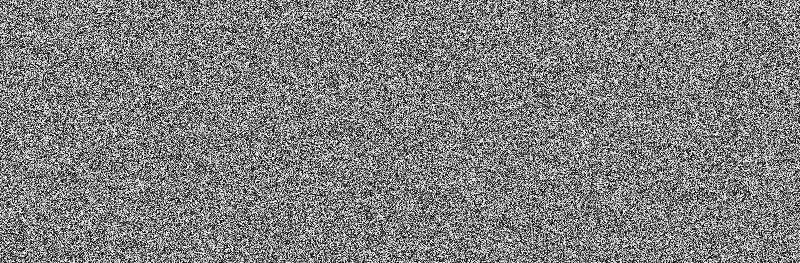
#> input picture data/uniform_noise.tif, 800 x 263 px
$ jupyter execute construct_glcm.ipynb
#> lines starting #> are read from the running program, lines starting #| are printed output that depends on the picture
[cell 1]
import cv2
import numpy as np
from matplotlib import pyplot as plt

[cell 2]
def compute_correlation(glcm_normalized):
    levels = glcm_normalized.shape[0]

    # Marginal probabilities
    p_x = np.sum(glcm_normalized, axis=1)  # row sums
    p_y = np.sum(glcm_normalized, axis=0)  # col sums

    # Means
    m_r = np.sum([i * p_x[i] for i in range(levels)])
    m_c = np.sum([j * p_y[j] for j in range(levels)])

    # Standard deviations
    std_r = np.sqrt(np.sum([(i - m_r)**2 * p_x[i] for i in range(levels)]))
    std_c = np.sqrt(np.sum([(j - m_c)**2 * p_y[j] for j in range(levels)]))

    # Handle divide by zero case
    if std_r == 0 or std_c == 0:
        return 1.0

    # Correlation
    correlation = 0
    for i in range(levels):
        for j in range(levels):
            correlation += ((i - m_r) * (j - m_c) * glcm_normalized[i, j]) / (std_r * std_c)

    return correlation

[cell 3]
# A function to compute homogeneity from the normailzed glcm
def compute_homogeneity(glcm_normalized):
  levels = glcm_normalized.shape[0]
  homogeneity = 0
  for i in range(levels):
    for j in range(levels):
      homogeneity = homogeneity + glcm_normalized[i,j] / (1 + abs(i - j))
  return homogeneity

[cell 4]
# A function to compute entropy from the normailzed glcm
def compute_entropy(glcm_normalized):
  levels = glcm_normalized.shape[0]
  entropy = 0
  for i in range(levels):
    for j in range(levels):
      if(glcm_normalized[i,j] > 0):
        entropy = entropy - glcm_normalized[i,j] * np.log2(glcm_normalized[i,j])
  return entropy

[cell 5]
# A function to find the contrast of the normalized glcm matrix
def compute_contrast(glcm_normalized):
    levels = glcm_normalized.shape[0]
    contrast = 0
    for i in range(levels):
        for j in range(levels):
            contrast += (i - j) ** 2 * glcm_normalized[i, j]
    return contrast

[cell 6]
# A function to normalize the glcm matrix
def normalize_glcm(glcm):
    glcm_sum = np.sum(glcm)
    if glcm_sum == 0:
        return glcm
    return glcm / glcm_sum

[cell 7]
# A function to compute the energy of the normalized glcm matrix
def compute_energy(glcm_normalized):
    return np.sum(glcm_normalized**2)

[cell 8]
# A function to compute the maximum among the normalized_glcm matrix
def compute_max(glcm_normalized):
    return np.max(glcm_normalized)

[cell 9]
# A function to compute GLCM from the input image
def compute_GLCM(input_image,number_of_levels):

  # First we need to initialize the GLCM matrix
  glcm = np.zeros((number_of_levels,number_of_levels),dtype=np.uint32)

  # Here the predicate is that
  # we are considering the pixel to the right of the current pixel

  h,w = input_image.shape
  # Iterate over the image and compute the GLCM
  for i in range(h):
    for j in range(w-1):
      row = input_image[i][j]
      col = input_image[i][j+1]
      glcm[row][col] += 1
      # glcm[col][row] += 1

  # Normalize the GLCM matrix
  glcm_normalized = normalize_glcm(glcm)

  # glcm_clipped = np.clip(glcm,0,255).astype(np.uint8)
  return (glcm,glcm_normalized)

[cell 10]
# First read the image as a grayscale image
input_image_1 = cv2.imread('../../../data/uniform_noise.tif', cv2.IMREAD_GRAYSCALE)
#> input_image_1 is the input picture: shape (263, 800); min 0, max 255, mean 127.5
# Call the function to compute GLCM
glcm_1_show,glcm_1_normalized = compute_GLCM(input_image = input_image_1,number_of_levels=256)
#> after the loop in compute_GLCM, `for i in range(h):`:
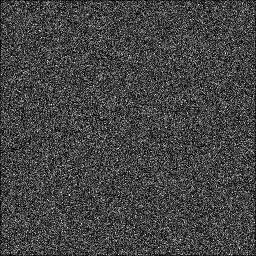
#> glcm: shape (256, 256) uint32; min 0, max 12, mean 3.21; drawn with min black and max white
#> in normalize_glcm, `glcm_sum = np.sum(glcm)`: glcm_sum = 210137
# Find the maximum value in the normalized GLCM
max_value_1 = compute_max(glcm_1_normalized)
#> max_value_1 = 5.71e-05
# Find the energy of the normalized GLCM
energy_1 = compute_energy(glcm_1_normalized)
#> energy_1 = 2.01e-05
# Find the contrast of the normalized GLCM
contrast_1 = compute_contrast(glcm_1_normalized)
#> after the loop in compute_contrast, `for i in range(levels):`: contrast = 10838.3
#> contrast_1 = 10838.3
entropy_1 = compute_entropy(glcm_1_normalized)
#> after the loop in compute_entropy, `for i in range(levels):`: entropy = 15.75
#> entropy_1 = 15.75
homo_1 = compute_homogeneity(glcm_1_normalized)
#> after the loop in compute_homogeneity, `for i in range(levels):`: homogeneity = 0.0366
#> homo_1 = 0.0366
corr_1 = compute_correlation(glcm_1_normalized)
#> in compute_correlation, `p_x = np.sum(glcm_normalized, axis=1)`: p_x = 256 values, max 0.00425 at index 26, min 0.00199 at index 255, mean 0.00391
#> in compute_correlation, `p_y = np.sum(glcm_normalized, axis=0)`: p_y = 256 values, max 0.00424 at index 26, min 0.00198 at index 255, mean 0.00391
#> in compute_correlation, `m_r = np.sum([i * p_x[i] for i in range(levels)])`: m_r = 127.5
#> in compute_correlation, `std_r = np.sqrt(np.sum([(i - m_r)**2 * p_x[i] for i in range(levels)]))`: std_r = 73.6
#> in compute_correlation, `std_c = np.sqrt(np.sum([(j - m_c)**2 * p_y[j] for j in range(levels)]))`: std_c = 73.59
#> after the loop in compute_correlation, `for i in range(levels):`: correlation = -0.000473
#> corr_1 = -0.000473
glcm_1 = np.clip(glcm_1_show,0,255).astype(np.uint8)


input_image_2 = cv2.imread('../../../data/sinusoidal_noise.tif', cv2.IMREAD_GRAYSCALE)
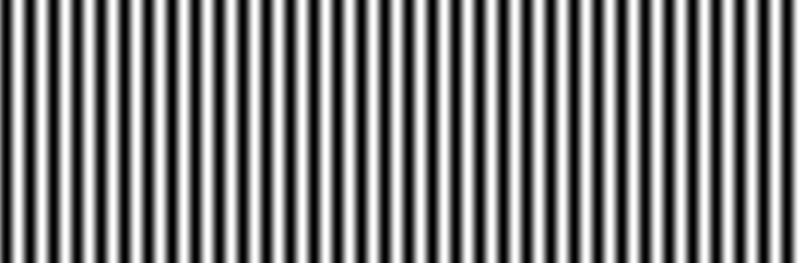
#> input picture data/sinusoidal_noise.tif, 800 x 263 px
#> input_image_2 is the input picture: shape (263, 800); min 0, max 255, mean 127
 # Call the function to compute GLCM
glcm_2_show,glcm_2_normalized = compute_GLCM(input_image = input_image_2,number_of_levels=256)
#> call 2 of compute_GLCM, with number_of_levels = 256
#> after the loop in compute_GLCM (call 2), `for i in range(h):`:
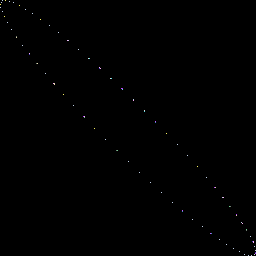
#> glcm: shape (256, 256) uint32; 13 distinct labels, from 0 to 3156; one colour per label, 0 black
# Find the maximum value in the normalized GLCM
max_value_2 = compute_max(glcm_2_normalized)
#> max_value_2 = 0.015
energy_2 = compute_energy(glcm_2_normalized)
#> energy_2 = 0.0123
# Find the contrast of the normalized GLCM
contrast_2 = compute_contrast(glcm_2_normalized)
#> contrast_2 = 569.9
entropy_2 = compute_entropy(glcm_2_normalized)
#> entropy_2 = 6.43
homo_2 = compute_homogeneity(glcm_2_normalized)
#> homo_2 = 0.0824
corr_2 = compute_correlation(glcm_2_normalized)
#> corr_2 = 0.965
glcm_2 = np.clip(glcm_2_show,0,255).astype(np.uint8)
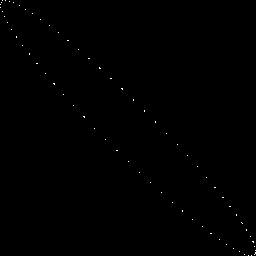
#> glcm_2: shape (256, 256); 0.15% white in thin lines or dots


input_image_3 = cv2.imread('../../../data/ckt_board.tif', cv2.IMREAD_GRAYSCALE)
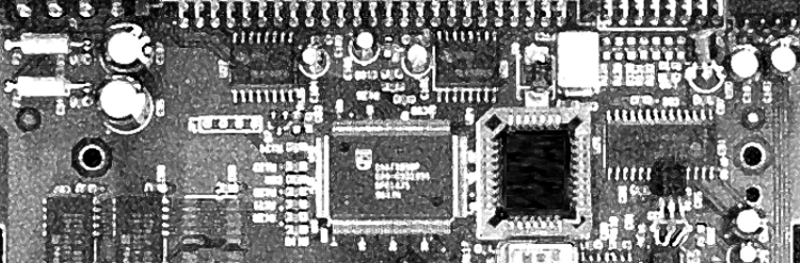
#> input picture data/ckt_board.tif, 800 x 263 px
#> input_image_3 is the input picture: shape (263, 800); min 0, max 255, mean 123.7
# Call the function to compute GLCM
glcm_3_show, glcm_3_normalized = compute_GLCM(input_image = input_image_3,number_of_levels=256)
# Find the maximum value in the normalized GLCM
max_value_3 = compute_max(glcm_3_normalized)
#> max_value_3 = 0.0589
energy_3 = compute_energy(glcm_3_normalized)
#> energy_3 = 0.0036
# Find the contrast of the normalized GLCM
contrast_3 = compute_contrast(glcm_3_normalized)
#> contrast_3 = 1044.1
entropy_3 = compute_entropy(glcm_3_normalized)
#> entropy_3 = 13.63
home_3 = compute_homogeneity(glcm_3_normalized)
#> home_3 = 0.2
corr_3 = compute_correlation(glcm_3_normalized)
#> corr_3 = 0.904
glcm_3 = np.clip(glcm_3_show,0,255).astype(np.uint8)
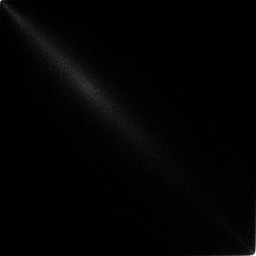
#> glcm_3: shape (256, 256); min 0, max 255, mean 3

[cell 11]
# Now display the GLCM
plt.figure(figsize=(20,15))

plt.subplot(3,2,1)
plt.title("Input Image 1")
plt.imshow(input_image_1,cmap='gray')

plt.subplot(3,2,2)
plt.title("GLCM 1")
plt.imshow(glcm_1_show,cmap='gray')

plt.subplot(3,2,3)
plt.title("Input Image 2")
plt.imshow(input_image_2,cmap='gray')

plt.subplot(3,2,4)
plt.title("GLCM 2")
plt.imshow(glcm_2,cmap='gray')

plt.subplot(3,2,5)
plt.title("Input Image 3")
plt.imshow(input_image_3,cmap='gray')

plt.subplot(3,2,6)
plt.title("GLCM 3")
plt.imshow(glcm_3,cmap='gray')


plt.show()

[cell 12]
# Data with 5-decimal rounding
data = [
    ["Uniform Noise", round(max_value_1, 5), round(energy_1, 5), round(contrast_1, 5), round(entropy_1, 5),round(homo_1,5),round(corr_1,5)],
    ["Sinusoidal Noise", round(max_value_2, 5), round(energy_2, 5), round(contrast_2, 5), round(entropy_2, 5),round(homo_2,5),round(corr_2,5)],
    ["Circuit Board", round(max_value_3, 5), round(energy_3, 5), round(contrast_3, 5), round(entropy_3, 5),round(home_3,5),round(corr_3,5)],
]
#> data = [['Uniform Noise', 6e-05, 2e-05, 10838.3, 15.75, 0.0366, -0.00047], ['Sinusoidal Noise', 0.015, 0.0123, 569.9, 6.43, 0.0824, 0.965], ['Circuit Board', 0.0589, 0.0036, 1044.1, 13.63, 0.201, 0.904]]

# Column labels
columns = ["Image", "Max Value", "Energy","Contrast","Entropy","Homogeneity","Correlation"]

# Create a figure
fig, ax = plt.subplots(figsize=(9, 2))
ax.axis('off')  # Hide axes

# Create table
table = ax.table(cellText=data, colLabels=columns, cellLoc='center', loc='center')

# Beautify table
table.auto_set_font_size(False)
table.set_fontsize(10)
table.scale(1.2, 1.2)  # (width, height) scaling

# Show table
plt.show()
